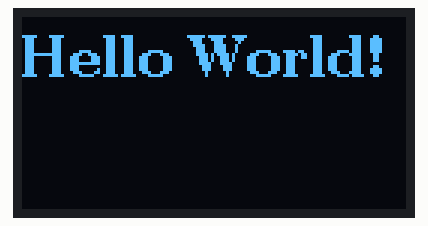
Simulated run of this sketch. Board: ESP8266 (NodeMCU). On the bench: 128×64 one-colour display.

Above: at 0.1 s.

The sketch:

PrintHelloWorld.ino
```cpp
#include <Arduino.h>
#include <U8g2lib.h>

#ifdef U8X8_HAVE_HW_I2C
#include <Wire.h>
#endif

U8G2_SSD1306_128X64_NONAME_1_SW_I2C u8g2(U8G2_R0, /* SCL */ D5, /* SDA */ D7, /* reset=*/ U8X8_PIN_NONE);   // All Boards without Reset of the Display


void setup(void) {
  u8g2.begin();
}

void loop(void) {
  u8g2.setFont(u8g2_font_ncenB14_tr);
  u8g2.firstPage();
  do {
    u8g2.setCursor(0, 20);
    u8g2.print(F("Hello World!"));
  } while ( u8g2.nextPage() );
  delay(1000);
}
```
